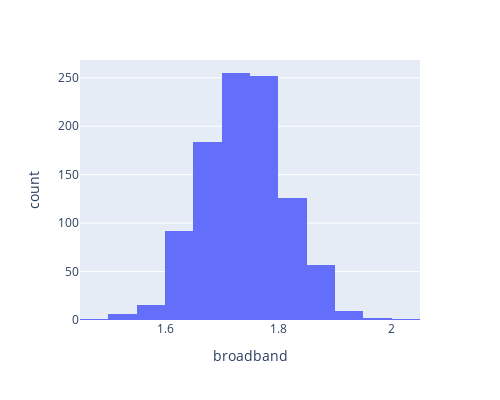

Write notebook code for a chart like this one.
### Code cell
# 乗法的な増加効果, ブートストラップ標本を変換するだけでOK
px.histogram(np.exp(betas), x="broadband", height=400, width=500, nbins=20)

### Figure 1 — Plotly figure (JSON) as saved in the notebook; plotly's stock layout.template omitted (floating-point values rounded to 4 significant figures; data arrays with more than 128 entries replaced by an {"elided": "..."} marker saying what was removed)
{"data": [{"alignmentgroup": "True", "bingroup": "x", "hovertemplate": "broadband=%{x}<br>count=%{y}<extra></extra>", "legendgroup": "", "marker": {"color": "#636efa"}, "name": "", "nbinsx": 20, "offsetgroup": "", "orientation": "v", "showlegend": false, "type": "histogram", "x": {"elided": "1000 float values"}, "xaxis": "x", "yaxis": "y"}], "layout": {"barmode": "relative", "height": 400, "legend": {"tracegroupgap": 0}, "margin": {"t": 60}, "width": 500, "xaxis": {"anchor": "y", "domain": [0, 1], "title": {"text": "broadband"}}, "yaxis": {"anchor": "x", "domain": [0, 1], "title": {"text": "count"}}}}
